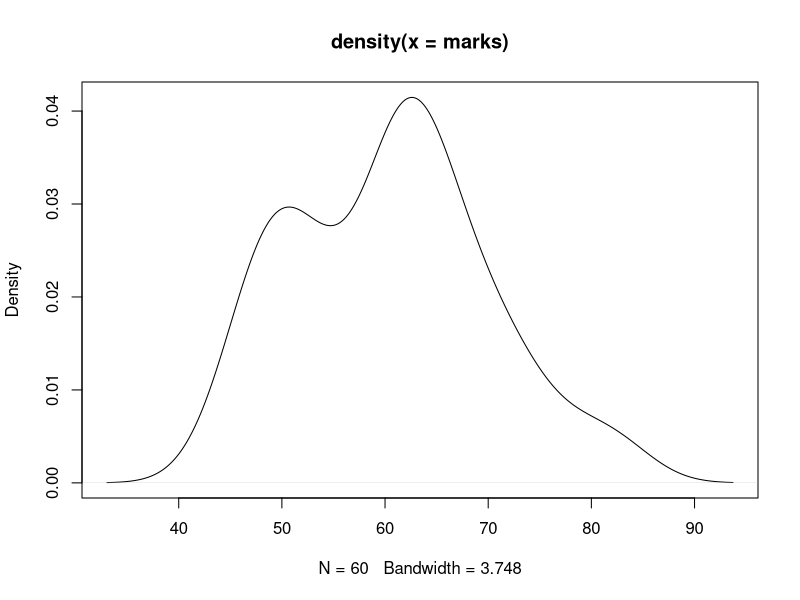

Here is the R script that generated this plot: (Note: this script raises an error after producing the figure.)
# Data structures - Vectors used for one single row or single column#
#to run the code select the code that is required to be run#
x=c(1,5,7,8,4) 
x2 <- c(1,2,3,4,5)
x[5]
x2
x4=c('m','f','m','f','m','f','m','f','m','f','m','f','m','f')

x5= 1:100 #1:100 pushes numbers from 1-100 to x5#

(x6=seq(100,1,by=-1)) #Print directly without declaring the variable

?seq #seq defaults assigns 1 to from#

(seq(0, 1, length.out = 3))
marks <- rnorm(60,mean=60,sd=10)
marks
plot(density(marks))
print(median(x2))
?class
class(v1)
class(v2)
v2=c('a')
v1=c('a','b','c')
v1[v1 %in% v2]

